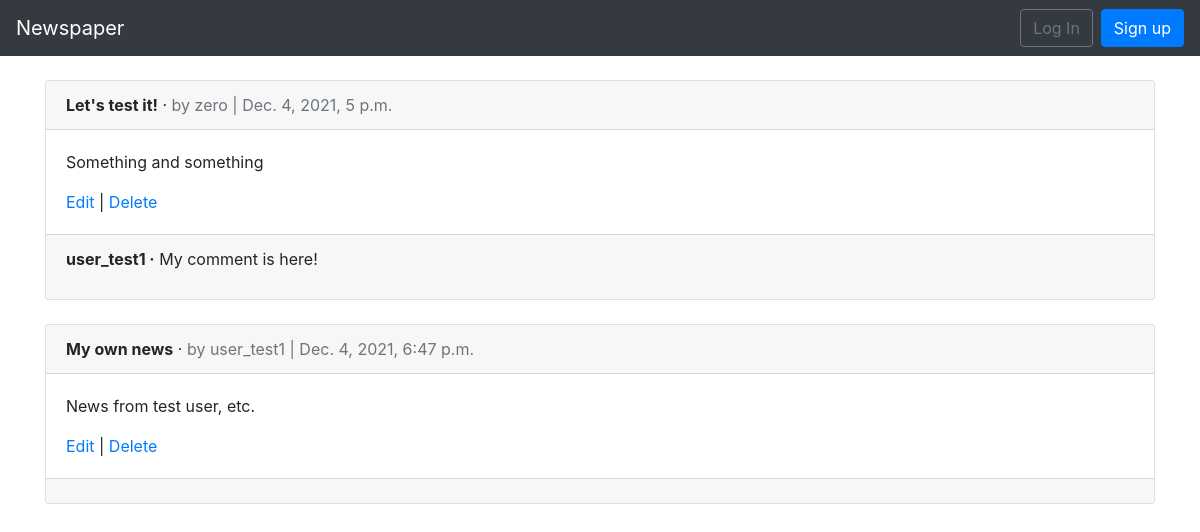
The app's page /articles/ with its own data.
### articles/models.py (models this page shows, shortened)
class Article(models.Model):
	title = models.CharField(max_length=255)
	body = models.TextField()
	date = models.DateTimeField(auto_now_add=True)
	author = models.ForeignKey(
		get_user_model(),
		on_delete=models.CASCADE,
	)

class Comment(models.Model):
	article = models.ForeignKey(Article, on_delete=models.CASCADE, related_name='comments',)
	comment = models.CharField(max_length=140)
	author = models.ForeignKey(get_user_model(), on_delete=models.CASCADE,)
	def __str__(self):
		return self.comment

### users/models.py (models this page shows)
class CustomUser(AbstractUser):
	age = models.PositiveIntegerField(null=True, blank=True)

### articles/views.py (the view)
# urls.py: path('', ArticleListView.as_view(), name='article_list'),
class ArticleListView(ListView, LoginRequiredMixin):
	model = Article
	template_name = 'article_list.html'
	login_url = 'login'

### articles/templates/article_list.html (shortened to what this page needs)
{% extends 'base.html' %}
{% block content %}
    {% for article in object_list %}
        <div class="card">
            <div class="card-header">
                <span class="font-weight-bold">{{ article.title }}</span> &middot;
                <span class="text-muted">by {{ article.author }} |
                {{ article.date }}</span>
            </div>
            <div class="card-body">
                <p>{{ article.body }}</p>
                <a href="{% url 'article_edit' article.pk %}">Edit</a> |
                <a href="{% url 'article_delete' article.pk %}">Delete</a>
            </div>
            <div class="card-footer">
                {% for comment in article.comments.all %}
                    <p>
                        <span class="font-weight-bold">{{ comment.author }} &middot;</span>
                        {{ comment }}
                    </p>
                {% endfor %}
            </div>
        </div>
        <br />
    {% endfor %}
{% endblock content %}

### articles/templates/base.html (shortened to what this page needs)
<!doctype html>
<html lang="en">
    <head>
        <link rel="stylesheet" href="https://stackpath.bootstrapcdn.com/bootstrap/4.1.3/css/bootstrap.min.css">
    </head>
    <body>
        <nav class="navbar navbar-expand-md navbar-dark bg-dark mb-4">
            <a class="navbar-brand" href="{% url 'home' %}">Newspaper</a>
            <div class="collapse navbar-collapse" id="navbarCollapse">
                {% if user.is_authenticated %}
                    <ul class="navbar-nav ml-auto">
                        <li class="nav-item">
                            <a class="nav-link dropdown-toggle" href="#" id="userMenu"
                               data-toggle="dropdown" aria-haspopup="true"
                               aria-expanded="false">
                                {{ user.username }}
                            </a>
                            <div class="dropdown-menu dropdown-menu-right"
                                aria-labelledby="userMenu">
                                <a class="dropdown-item"
                                href="{% url 'password_change' %}">Change password</a>
                                <div class="dropdown-divider"></div>
                                <a class="dropdown-item" href="{% url 'logout' %}">
                                Log Out</a>
                            </div>
                        </li>
                    </ul>
                {% else %}
                    <form class="form-inline ml-auto">
                        <a href="{% url 'login' %}" class="btn btn-outline-secondary">
                        Log In</a>
                        <a href="{% url 'signup' %}" class="btn btn-primary ml-2">
                            Sign up</a>
                    </form>
                {% endif %}
            </div>
        </nav>
        <div class="container">
            {% block content %}
            {% endblock content %}
        </div>
    </body>
</html>

### records on screen
Article: title "Let's test it!", author "zero", date "Dec. 4, 2021, 5 p.m.", body "Something and something"
Comment: author "user_test1", comment "My comment is here!"
Article: title "My own news", author "user_test1", date "Dec. 4, 2021, 6:47 p.m.", body "News from test user, etc."
